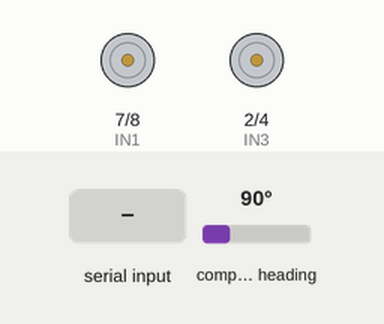
A sketch run on a simulated Arduino Uno, built with avr-gcc and run on an emulated ATmega328P. Shown: motor-driver pin pairs drawn as motors (green arrow = first pin HIGH = forward, orange = second pin HIGH = backward, longer = more drive, scaled by the enable pin). The inputs (shaded band) are chosen by the test bench; at power-on: compass heading 90°. What the sketch prints to the serial monitor is not drawn.

Above: at 1.2 s.
1.3 s: "90,45\n" received over Serial
At 1.6 s:
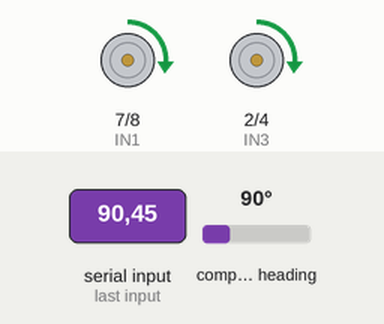
2.8 s: "30,150\n" received over Serial
At 3.9 s:
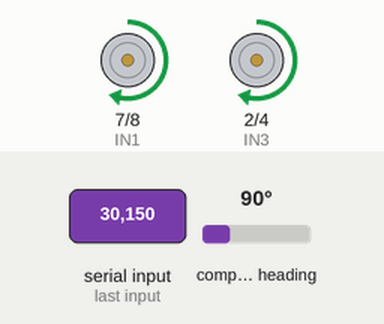
4.3 s: "200\n" received over Serial
At 4.7 s:
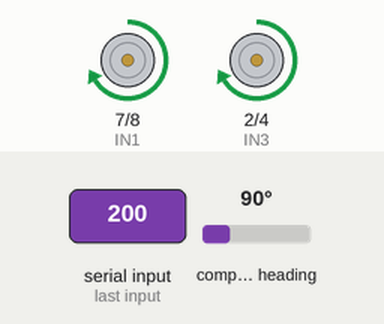
5.8 s: "90\n" received over Serial
At 6.9 s:
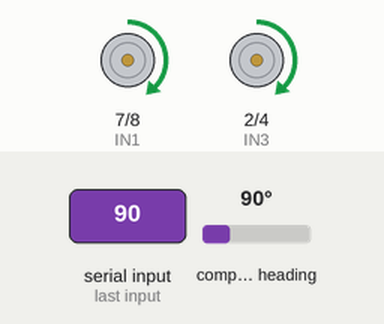
Timing chart, 0 to 8.3 s (numbered marks = the images above; inputs shaded):
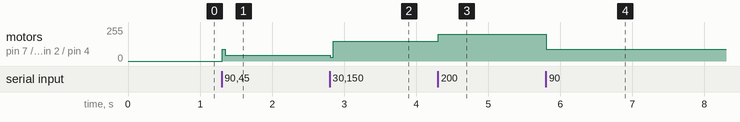

The sketch:

kneetest.ino
```cpp
#include <AS5600.h>

AS5600 encoder;
float output;
#define IN1 7
#define IN2 8
#define IN3 2
#define IN4 4
#define EN2 9
#define EN1 5

void MoveForward(int speed) {
  digitalWrite(IN1, HIGH);
  digitalWrite(IN2, LOW);
  digitalWrite(IN3, HIGH);
  digitalWrite(IN4, LOW);
  analogWrite(EN1, speed);
  analogWrite(EN2, speed);
  Serial.print("Moving forward with speed : ");
  Serial.println(speed);
}
void MoveBackward(int speed) {
  digitalWrite(IN1, LOW);
  digitalWrite(IN2, HIGH);
  digitalWrite(IN3, LOW);
  digitalWrite(IN4, HIGH);
  analogWrite(EN1, speed);
  analogWrite(EN2, speed);
  Serial.print("Moving backward with speed : ");
  Serial.println(speed);
}

void setup() {
  // put your setup code here, to run once:
  pinMode(IN1, OUTPUT);
  pinMode(IN2, OUTPUT);
  pinMode(IN3, OUTPUT);
  pinMode(IN4, OUTPUT);
  pinMode(EN1, OUTPUT);
  pinMode(EN2, OUTPUT);
  Serial.begin(9600);
}

void loop() {
  // put your main code here, to run repeatedly:
  if (Serial.available()) {
    int x = Serial.parseInt();
    Serial.read();
    if (x >= 0) {
      MoveForward(x);
    } else {
      x = x * -1;
      MoveBackward(x);
    }
  }
  output = encoder.getScaledAngle();
  Serial.println(output);
}
```

Measured:
- after the input at 1.3 s, motor on pin 7 (IN1) / pin 8 (IN2), motor on pin 2 (IN3) / pin 4 (IN4): stopped → forward 45/255 at once
- after the input at 2.8 s, motor on pin 7 (IN1) / pin 8 (IN2), motor on pin 2 (IN3) / pin 4 (IN4): forward 45/255 → forward 150/255 at once
- after the input at 4.3 s, motor on pin 7 (IN1) / pin 8 (IN2), motor on pin 2 (IN3) / pin 4 (IN4): forward 150/255 → forward 200/255 at once
- after the input at 5.8 s, motor on pin 7 (IN1) / pin 8 (IN2), motor on pin 2 (IN3) / pin 4 (IN4): forward 200/255 → forward 90/255 at once
